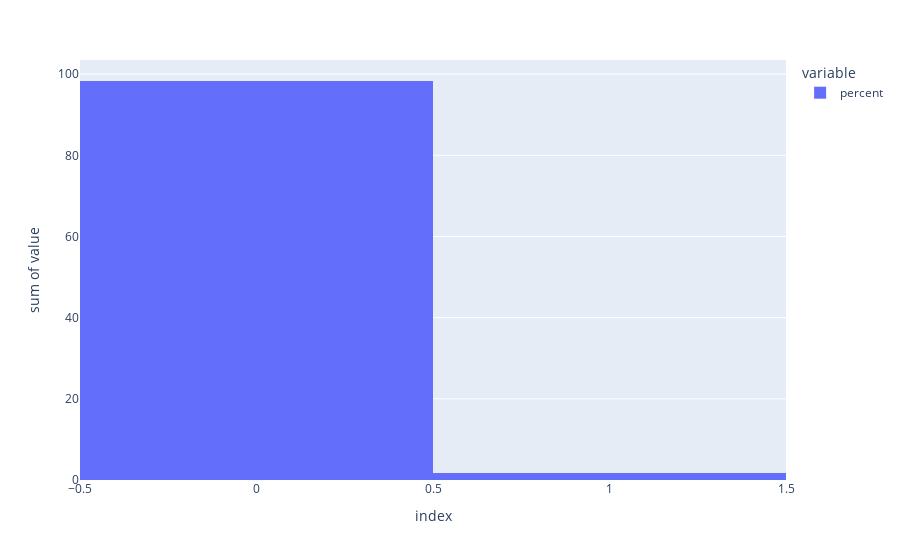

Write notebook code for a chart like this one.
### Markdown cell above
Representación gráfica mediante un plot

### Code cell
df_plot_C_SEV = df['C_SEV']\
        .value_counts(normalize=True)\
        .mul(100).rename('percent').reset_index()

df_plot_C_SEV_conteo = df['C_SEV'].value_counts().reset_index()
df_plot_C_SEV_pc = pd.merge(df_plot_C_SEV, 
                                  df_plot_C_SEV_conteo , on=['index'], how='inner')

fig = px.histogram(df_plot_C_SEV_pc, x="index", y=['percent'])
fig.show()

### Figure 1 — Plotly figure (JSON) as saved in the notebook; plotly's stock layout.template omitted (floating-point values rounded to 4 significant figures)
{"data": [{"alignmentgroup": "True", "bingroup": "x", "histfunc": "sum", "hovertemplate": "variable=percent<br>index=%{x}<br>sum of value=%{y}<extra></extra>", "legendgroup": "percent", "marker": {"color": "#636efa", "pattern": {"shape": ""}}, "name": "percent", "offsetgroup": "percent", "orientation": "v", "showlegend": true, "type": "histogram", "x": [0, 1], "xaxis": "x", "y": [98.32, 1.683], "yaxis": "y"}], "layout": {"barmode": "relative", "legend": {"title": {"text": "variable"}, "tracegroupgap": 0}, "margin": {"t": 60}, "xaxis": {"anchor": "y", "domain": [0, 1], "title": {"text": "index"}}, "yaxis": {"anchor": "x", "domain": [0, 1], "title": {"text": "sum of value"}}}}
